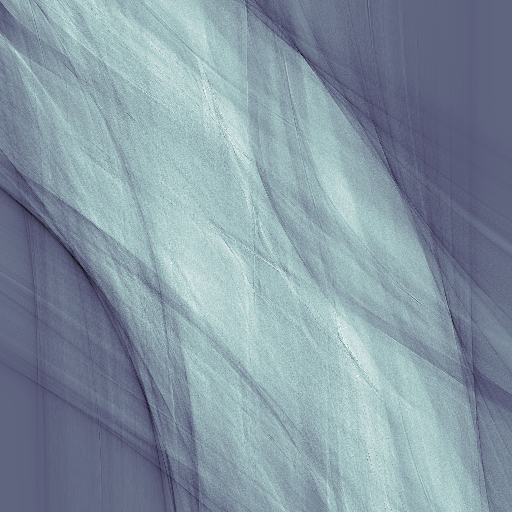

The script that saved this image:
from mpi4py import MPI
import sys
import numpy as np
import time
import matplotlib.pyplot as plt
import math
plt.ion()         # Allow interactive updates to the plots

from P2serial import data_transformer, get_data

def parallel_superimpose(data, transformer, image_size, chunk_size, comm, p_root=0):
  '''The parallel dot-product of the arrays a and b.
  Assumes the arrays exist on process p_root and returns the result to
  process p_root.
  By default, p_root = process 0.'''
  rank = comm.Get_rank()
  pcount = comm.Get_size()

  # print "rank: %d" %rank

  if rank == 0: # send the data
    for i in np.arange(1,pcount):
        start, end = i*chunk_size, (i+1)*chunk_size
        comm.Send([data[start:end, :], MPI.DOUBLE], dest=i, tag=0)    
    data = data[(rank*chunk_size): ((rank+1)*chunk_size), :]


  if rank != 0: # receive the data
    data = np.empty((chunk_size, 6144), dtype=np.float64)
    comm.Recv([data, MPI.DOUBLE], source=p_root, tag=0)

  #  Save the number of tasks to a varaible

  # Start and end indices of the local dot product
  start, end = rank*chunk_size, (rank+1)*chunk_size
  # sanity check print statements
  # print "Rank %d, start: %d, end: %d, num_elem: %d, pcount: %d" % (rank, start, end, end-start, pcount)

  # Compute the partial images
  local_superimposed = reduce(lambda image, k: image + transformer.transform(data[k-start, :], -(k+1)*np.pi/sample_size), xrange(start,end))

  if rank != p_root: # send the data
    comm.Send([local_superimposed,  MPI.DOUBLE], dest=p_root, tag=1)    

  if rank == p_root: # receive the data
    for i in np.arange(1,pcount):
        data = np.empty([image_size, image_size], dtype=np.float64)
        comm.Recv([data,  MPI.DOUBLE], source=i, tag=1)    
        local_superimposed += data
        
  return local_superimposed

if __name__ == '__main__':
  comm = MPI.COMM_WORLD
  rank = comm.Get_rank()
  pcount = comm.Get_size()
  np.set_printoptions(threshold=np.nan)

  # Get big arrays on process 0
  data = None
  sample_size, image_size = 6144, sys.argv[1]
  numrows, numcols = 2048, 6144
  chunk_size = int(numrows / pcount)
  transformer = data_transformer(sample_size, image_size)

  if rank == 0:
    data = get_data("PA1Distro/TomoData.bin")

  # Compute the dot product in parallel
  comm.barrier()
  p_start = MPI.Wtime()
  p_superimposed = parallel_superimpose(data, transformer, image_size, chunk_size, comm)
  comm.barrier()
  p_stop = MPI.Wtime()

  if rank == 0:
    plt.imsave('P2a_parallel image_size:' + str(image_size) + '.png', np.mat(p_superimposed), cmap='bone')
    
    s_start = time.time()
    s_superimposed = reduce(lambda image, k: image + transformer.transform(data[k-1, :], -k*np.pi/sample_size), np.arange(numrows))
    s_stop = time.time()
    plt.imsave('P2a_serial image_size:' + str(image_size) + '.png', np.mat(s_superimposed), cmap='bone')

    rel_error = np.linalg.norm(p_superimposed - s_superimposed) / np.linalg.norm(s_superimposed)
    print "Serial Time for image size %d: %f secs" % (image_size, (s_stop - s_start))
    print "Parallel Time for image size %d: %f secs" % (image_size, (p_stop - p_start))   
    print "Speedup : %fx" %  ((s_stop - s_start) / (p_stop - p_start))